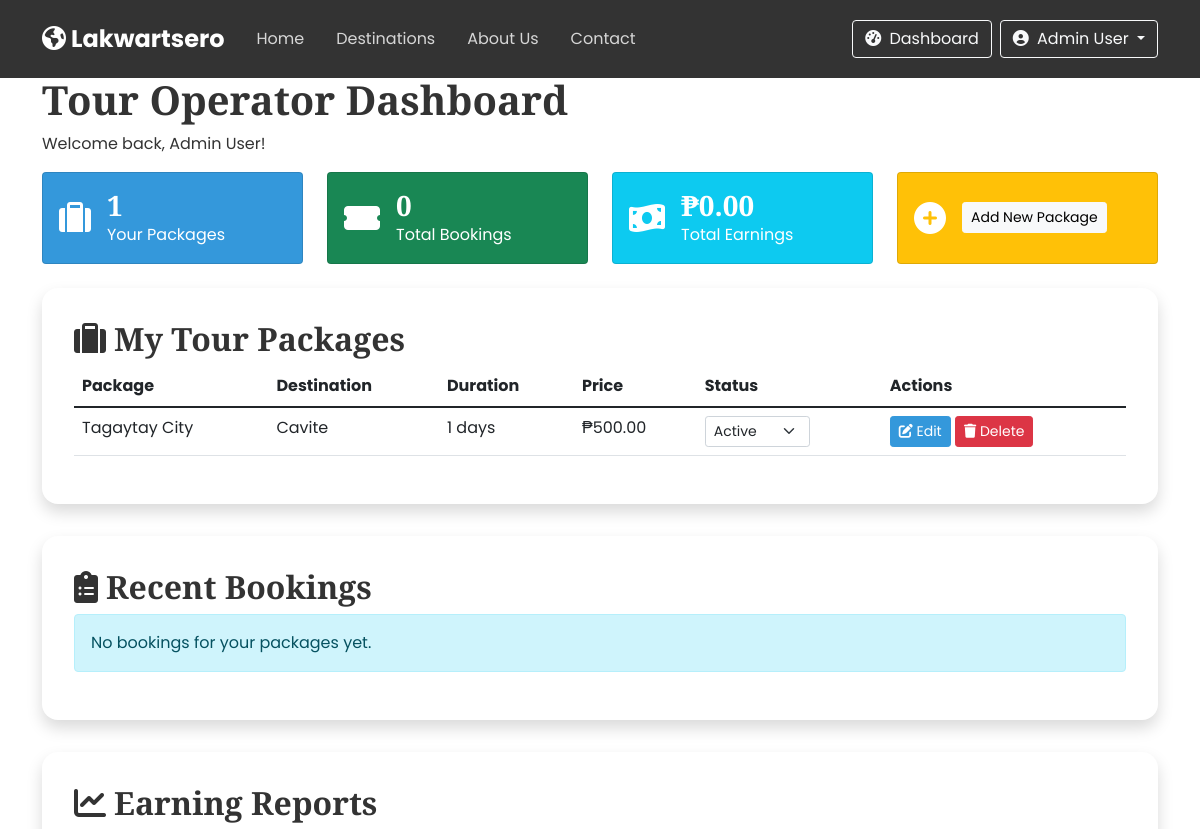
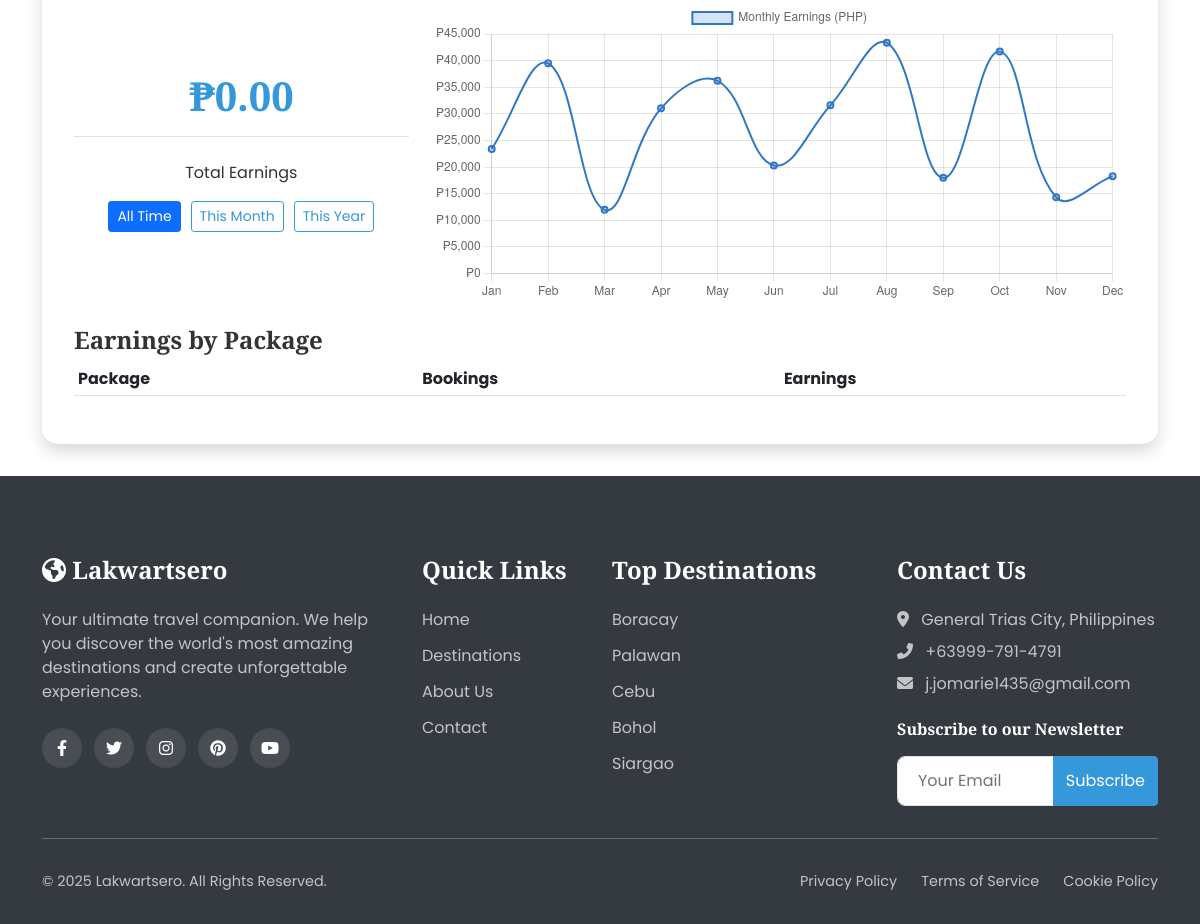
The app's page /operator-dashboard.php (signed in) with its own data (2 pictures, top to bottom).
### tables this page shows
CREATE TABLE `packages` (
  `id` int(11) NOT NULL,
  `destination_id` int(11) NOT NULL,
  `title` varchar(100) NOT NULL,
  `description` text DEFAULT NULL,
  `price` decimal(10,2) NOT NULL,
  `duration` int(11) NOT NULL COMMENT 'in days',
  `max_travelers` int(11) DEFAULT 10,
  `itinerary` text DEFAULT NULL,
  `inclusions` text DEFAULT NULL,
  `exclusions` text DEFAULT NULL,
  `featured` tinyint(1) DEFAULT 0,
  `discount_percent` int(11) DEFAULT 0,
  `created_by` int(11) DEFAULT NULL,
  `image_url` varchar(255) DEFAULT NULL,
  `created_at` timestamp NOT NULL DEFAULT current_timestamp(),
  `updated_at` timestamp NOT NULL DEFAULT current_timestamp() ON UPDATE current_timestamp(),
  `status` enum('active','inactive','sold-out') DEFAULT 'active'
);

CREATE TABLE `destinations` (
  `id` int(11) NOT NULL,
  `name` varchar(100) NOT NULL,
  `country` varchar(100) DEFAULT 'Philippines',
  `region` varchar(100) NOT NULL,
  `description` text DEFAULT NULL,
  `image_url` varchar(255) DEFAULT NULL,
  `featured` tinyint(1) DEFAULT 0,
  `popular` tinyint(1) DEFAULT 0,
  `best_time_to_visit` varchar(100) DEFAULT NULL,
  `things_to_do` text DEFAULT NULL,
  `created_at` timestamp NOT NULL DEFAULT current_timestamp(),
  `updated_at` timestamp NOT NULL DEFAULT current_timestamp() ON UPDATE current_timestamp()
);

### includes/functions.php (called while the page is built, shortened)
<?php
function formatCurrency($amount) {
    return '₱' . number_format($amount, 2);
}
?>

### operator-dashboard.php (the view, shortened to what this page needs)
<?php
include 'includes/header.php';
$operatorId = $_SESSION['user_id'];
$operatorPackages = getOperatorPackages($conn, $operatorId);
$operatorBookings = getOperatorBookings($conn, $operatorId);
$totalOperatorPackages = count($operatorPackages);
$totalOperatorBookings = count($operatorBookings);
$totalEarnings = calculateTotalEarnings($operatorBookings);
?>
<section class="dashboard-section">
    <div class="container">
        <div class="dashboard-header" data-aos="fade-up">
            <h1>Tour Operator Dashboard</h1>
            <p>Welcome back, <?php echo $_SESSION['full_name']; ?>!</p>
        </div>
        <div class="row g-4 mb-4" data-aos="fade-up">
            <div class="col-md-3">
                <div class="card h-100 bg-primary text-white">
                    <div class="card-body d-flex align-items-center">
                        <i class="fas fa-suitcase fa-2x me-3"></i>
                        <div>
                            <h3 class="mb-0"><?php echo $totalOperatorPackages; ?></h3>
                            <p class="mb-0">Your Packages</p>
                        </div>
                    </div>
                </div>
            </div>
            <div class="col-md-3">
                <div class="card h-100 bg-success text-white">
                    <div class="card-body d-flex align-items-center">
                        <i class="fas fa-ticket-alt fa-2x me-3"></i>
                        <div>
                            <h3 class="mb-0"><?php echo $totalOperatorBookings; ?></h3>
                            <p class="mb-0">Total Bookings</p>
                        </div>
                    </div>
                </div>
            </div>
            <div class="col-md-3">
                <div class="card h-100 bg-info text-white">
                    <div class="card-body d-flex align-items-center">
                        <i class="fas fa-money-bill-wave fa-2x me-3"></i>
                        <div>
                            <h3 class="mb-0"><?php echo formatCurrency($totalEarnings); ?></h3>
                            <p class="mb-0">Total Earnings</p>
                        </div>
                    </div>
                </div>
            </div>
            <div class="col-md-3">
                <div class="card h-100 bg-warning text-white">
                    <div class="card-body d-flex align-items-center">
                        <i class="fas fa-plus-circle fa-2x me-3"></i>
                        <div>
                            <a href="add-package.php" class="btn btn-light btn-sm">Add New Package</a>
                        </div>
                    </div>
                </div>
            </div>
        </div>
        <div class="dashboard-card mt-4" data-aos="fade-up">
            <div class="dashboard-card-header">
                <h2><i class="fas fa-suitcase me-2"></i>My Tour Packages</h2>
            </div>
            <div class="dashboard-card-body">
                <?php if (count($operatorPackages) > 0): ?>
                <div class="table-responsive">
                    <table class="table table-hover">
                        <thead>
                            <tr>
                                <th>Package</th>
                                <th>Destination</th>
                                <th>Duration</th>
                                <th>Price</th>
                                <th>Status</th>
                                <th>Actions</th>
                            </tr>
                        </thead>
                        <tbody>
                            <?php foreach($operatorPackages as $package): ?>
                            <tr>
                                <td><?php echo $package['title']; ?></td>
                                <td><?php echo $package['destination_name']; ?></td>
                                <td><?php echo $package['duration']; ?> days</td>
                                <td><?php echo formatCurrency($package['price']); ?></td>
                                <td>
                                    <select class="form-select form-select-sm package-status-select"
                                            data-package-id="<?php echo $package['id']; ?>"
                                            style="width: auto; display: inline-block;">
                                        <option value="active" <?php echo $package['status'] == 'active' ? 'selected' : ''; ?>>Active</option>
                                    </select>
                                </td>
                                <td>
                                    <a href="edit-package.php?id=<?php echo $package['id']; ?>" class="btn btn-sm btn-primary">
                                        <i class="fas fa-edit"></i> Edit
                                    </a>
                                    <a href="delete-package.php?id=<?php echo $package['id']; ?>" class="btn btn-sm btn-danger" onclick="return confirm('Are you sure you want to delete this package?')">
                                        <i class="fas fa-trash"></i> Delete
                                    </a>
                                </td>
                            </tr>
                            <?php endforeach; ?>
                        </tbody>
                    </table>
                </div>
                <?php endif; ?>
            </div>
        </div>
        <div class="dashboard-card mt-4" data-aos="fade-up">
            <div class="dashboard-card-header">
                <h2><i class="fas fa-clipboard-list me-2"></i>Recent Bookings</h2>
            </div>
            <div class="dashboard-card-body">
                <?php if (count($operatorBookings) > 0): ?>
                <div class="table-responsive">
                    <table class="table table-hover">
                        <thead>
                            <tr>
                                <th>Booking ID</th>
                                <th>Customer</th>
                                <th>Package</th>
                                <th>Travel Date</th>
                                <th>Travelers</th>
                                <th>Total</th>
                                <th>Status</th>
                            </tr>
                        </thead>
                        <tbody>
                            <?php foreach($operatorBookings as $booking): ?>
                            <tr>
                                <td>#<?php echo $booking['id']; ?></td>
                                <td><?php echo $booking['full_name']; ?></td>
                                <td><?php echo $booking['package_title']; ?></td>
                                <td><?php echo date('M d, Y', strtotime($booking['travel_date'])); ?></td>
                                <td><?php echo $booking['num_travelers']; ?></td>
                                <td><?php echo formatCurrency($booking['total_price']); ?></td>
                                <td>
                                    <span class="badge bg-<?php
                                        echo $booking['status'] == 'confirmed' ? 'success' :
                                            ($booking['status'] == 'pending' ? 'warning' : 'danger');
                                    ?>">
                                        <?php echo ucfirst($booking['status']); ?>
                                    </span>
                                </td>
                            </tr>
                            <?php endforeach; ?>
                        </tbody>
                    </table>
                </div>
                <?php else: ?>
                <div class="alert alert-info">No bookings for your packages yet.</div>
                <?php endif; ?>
            </div>
        </div>
        <div class="dashboard-card mt-4" data-aos="fade-up">
            <div class="dashboard-card-header">
                <h2><i class="fas fa-chart-line me-2"></i>Earning Reports</h2>
            </div>
            <div class="dashboard-card-body">
                <div class="row align-items-center">
                    <div class="col-md-4">
                        <div class="earning-summary text-center">
                            <h3 class="total-earnings"><?php echo formatCurrency($totalEarnings); ?></h3>
                            <p>Total Earnings</p>
                            <div class="earning-period-selector">
                                <button class="btn btn-sm btn-outline-primary active">All Time</button>
                                <button class="btn btn-sm btn-outline-primary">This Month</button>
                                <button class="btn btn-sm btn-outline-primary">This Year</button>
                            </div>
                        </div>
                    </div>
                    <div class="col-md-8">
                        <div class="earning-chart">
                            <canvas id="earningsChart" width="400" height="200"></canvas>
                        </div>
                    </div>
                </div>
                <div class="mt-4">
                    <h4>Earnings by Package</h4>
                    <div class="table-responsive">
                        <table class="table table-sm">
                            <thead>
                                <tr>
                                    <th>Package</th>
                                    <th>Bookings</th>
                                    <th>Earnings</th>
                                </tr>
                            </thead>
                        </table>
                    </div>
                </div>
            </div>
        </div>
    </div>
</section>
<script>
document.addEventListener('DOMContentLoaded', function() {
    // Sample data for the earnings chart
    // In a real application, this would come from the server based on actual earnings data
    const ctx = document.getElementById('earningsChart').getContext('2d');
    const earningsChart = new Chart(ctx, {
        type: 'line',
        data: {
            labels: ['Jan', 'Feb', 'Mar', 'Apr', 'May', 'Jun', 'Jul', 'Aug', 'Sep', 'Oct', 'Nov', 'Dec'],
            datasets: [{
                label: 'Monthly Earnings (PHP)',
                data: [
                    <?php
                    $sampleData = [];
                    for ($i = 0; $i < 12; $i++) {
                        $sampleData[] = rand(10000, 50000);
                    }
                    echo implode(', ', $sampleData);
                    ?>
                ],
                backgroundColor: 'rgba(48, 120, 198, 0.2)',
                borderColor: 'rgba(48, 120, 198, 1)',
                borderWidth: 2,
                tension: 0.4
            }]
        },
        options: {
            scales: {
                y: {
                    beginAtZero: true,
                    ticks: {
                        callback: function(value) {
                            return '₱' + value.toLocaleString();
                        }
                    }
                }
            },
            plugins: {
                tooltip: {
                    callbacks: {
                        label: function(context) {
                            return '₱' + context.raw.toLocaleString();
                        }
                    }
                }
            },
            responsive: true,
            maintainAspectRatio: false
        }
    });
});
</script>
<?php
include 'includes/footer.php';
function getOperatorPackages($conn, $operatorId) {
    $sql = "SELECT p.*, d.name as destination_name
            FROM packages p
            JOIN destinations d ON p.destination_id = d.id
            WHERE p.created_by = ?
            ORDER BY p.created_at DESC";
    $stmt = $conn->prepare($sql);
    $stmt->bind_param("i", $operatorId);
    $stmt->execute();
    $result = $stmt->get_result();
    $packages = [];
    while($row = $result->fetch_assoc()) {
        $packages[] = $row;
    }
    return $packages;
}
function getOperatorBookings($conn, $operatorId) {
    $sql = "SELECT b.*, u.full_name, p.title as package_title
            FROM bookings b
            JOIN users u ON b.user_id = u.id
            JOIN packages p ON b.package_id = p.id
            WHERE p.created_by = ?
            ORDER BY b.created_at DESC";
    $stmt = $conn->prepare($sql);
    $stmt->bind_param("i", $operatorId);
    $stmt->execute();
    $result = $stmt->get_result();
    $bookings = [];
    return $bookings;
}
function calculateTotalEarnings($bookings) {
    $total = 0;
    return $total;
}
?>

### css/style.css (style rules this page uses)
:root { --primary-color: #3498db; --secondary-color: #2ecc71; --accent-color: #e74c3c; --text-color: #333; --light-color: #f8f9fa; --dark-color: #343a40; --gray-color: #6c757d; --border-color: #dee2e6; --transition: all 0.3s ease; --box-shadow: 0 0.5rem 1rem rgba(0, 0, 0, 0.15); --section-padding: 5rem 0; }
body { font-family: 'Poppins', sans-serif; color: var(--text-color); background-color: #fff; overflow-x: hidden; }
h1, h2, h3, h4, h5, h6 { font-family: 'Playfair Display', serif; font-weight: 700; }
a { text-decoration: none; color: var(--primary-color); transition: var(--transition); }
.btn-primary { background-color: var(--primary-color); border-color: var(--primary-color); }
.btn-outline-primary { color: var(--primary-color); border-color: var(--primary-color); }
.bg-primary { background-color: var(--primary-color) !important; }
.dashboard-card { background-color: #fff; border-radius: 1rem; box-shadow: var(--box-shadow); padding: 2rem; margin-bottom: 2rem; height: 100%; }
.dashboard-card h3 { margin-bottom: 1.5rem; padding-bottom: 1rem; border-bottom: 1px solid var(--border-color); }

### operator-dashboard.php (style rules this page uses)
.total-earnings { font-size: 2.5rem; font-weight: 700; color: var(--primary-color); margin-bottom: 5px; }
.earning-period-selector { margin-top: 15px; display: flex; justify-content: center; gap: 10px; }
.earning-chart { height: 300px; }

### records on screen
packages: title "Tagaytay City", destination.name "Cavite", duration "1", price "₱500.00", status+id "Active"

### other values on screen
$_SESSION['full_name'] "Admin User"
$totalOperatorPackages "1"
$totalOperatorBookings "0"
formatCurrency($totalEarnings) "₱0.00"
chart data {{ implode(', ', $sampleData) }} 23422, 39483, 11980, 31038, 36211, 20314, 31608, 43363, 17980, 41690, 14339, 18299
